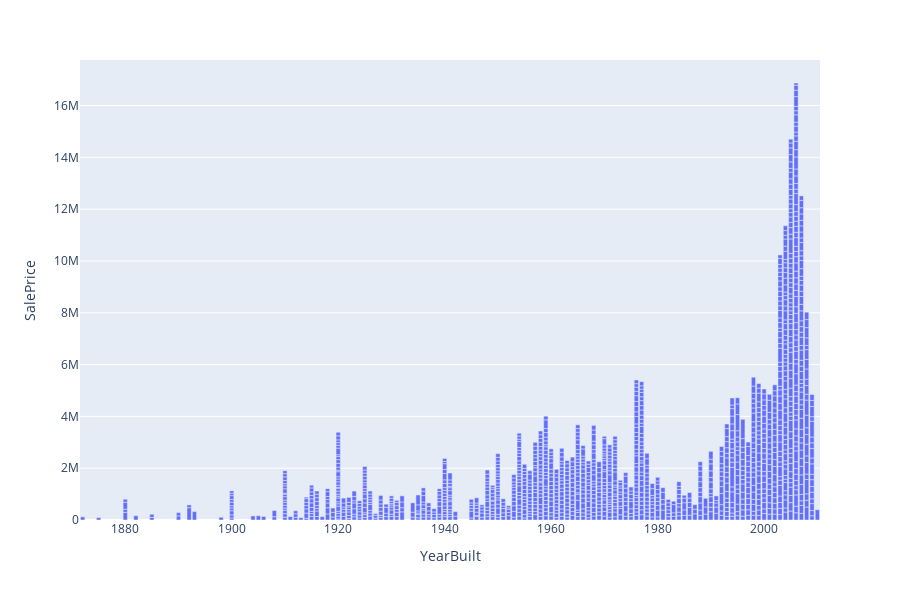

The cell this chart's notebook holds for it:
### Markdown cell above
- ## **YearBuilt vs SalePrice**

### Code cell
fig = px.bar(train, x="YearBuilt", y="SalePrice",
              barmode='group',
             height=600)
fig.show()

### Figure 1 — Plotly figure (JSON) as saved in the notebook; plotly's stock layout.template omitted (floating-point values rounded to 4 significant figures; data arrays with more than 128 entries replaced by an {"elided": "..."} marker saying what was removed)
{"data": [{"alignmentgroup": "True", "hovertemplate": "YearBuilt=%{x}<br>SalePrice=%{y}<extra></extra>", "legendgroup": "", "marker": {"color": "#636efa"}, "name": "", "offsetgroup": "", "orientation": "v", "showlegend": false, "textposition": "auto", "type": "bar", "x": {"elided": "1460 int values"}, "xaxis": "x", "y": {"elided": "1460 int values"}, "yaxis": "y"}], "layout": {"barmode": "group", "height": 600, "legend": {"tracegroupgap": 0}, "margin": {"t": 60}, "xaxis": {"anchor": "y", "domain": [0.0, 1.0], "title": {"text": "YearBuilt"}}, "yaxis": {"anchor": "x", "domain": [0.0, 1.0], "title": {"text": "SalePrice"}}}}
